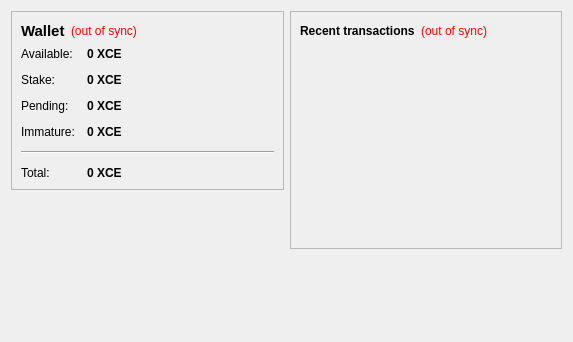
<?xml version="1.0" encoding="UTF-8"?>
<ui version="4.0">
 <class>OverviewPage</class>
 <widget class="QWidget" name="OverviewPage">
  <property name="geometry">
   <rect>
    <x>0</x>
    <y>0</y>
    <width>573</width>
    <height>342</height>
   </rect>
  </property>
  <property name="windowTitle">
   <string>Form</string>
  </property>
  <layout class="QHBoxLayout" name="horizontalLayout" stretch="1,1">
   <item>
    <layout class="QVBoxLayout" name="verticalLayout_2">
     <item>
      <widget class="QFrame" name="frame">
       <property name="frameShape">
        <enum>QFrame::StyledPanel</enum>
       </property>
       <property name="frameShadow">
        <enum>QFrame::Raised</enum>
       </property>
       <layout class="QVBoxLayout" name="verticalLayout_4">
        <item>
         <layout class="QHBoxLayout" name="horizontalLayout_4">
          <item>
           <widget class="QLabel" name="label_5">
            <property name="font">
             <font>
              <pointsize>11</pointsize>
              <weight>75</weight>
              <bold>true</bold>
             </font>
            </property>
            <property name="text">
             <string>Wallet</string>
            </property>
           </widget>
          </item>
          <item>
           <widget class="QLabel" name="labelWalletStatus">
            <property name="toolTip">
             <string>The displayed information may be out of date. Your wallet automatically synchronizes with the Cerium network after a connection is established, but this process has not completed yet.</string>
            </property>
            <property name="styleSheet">
             <string notr="true">QLabel { color: red; }</string>
            </property>
            <property name="text">
             <string notr="true">(out of sync)</string>
            </property>
            <property name="alignment">
             <set>Qt::AlignLeading|Qt::AlignLeft|Qt::AlignVCenter</set>
            </property>
           </widget>
          </item>
          <item>
           <spacer name="horizontalSpacer_2">
            <property name="orientation">
             <enum>Qt::Horizontal</enum>
            </property>
            <property name="sizeHint" stdset="0">
             <size>
              <width>40</width>
              <height>20</height>
             </size>
            </property>
           </spacer>
          </item>
         </layout>
        </item>
        <item>
         <layout class="QFormLayout" name="formLayout_2">
          <property name="fieldGrowthPolicy">
           <enum>QFormLayout::AllNonFixedFieldsGrow</enum>
          </property>
          <property name="horizontalSpacing">
           <number>12</number>
          </property>
          <property name="verticalSpacing">
           <number>12</number>
          </property>
          <item row="0" column="0">
           <widget class="QLabel" name="label">
            <property name="text">
             <string>Available:</string>
            </property>
           </widget>
          </item>
          <item row="0" column="1">
           <widget class="QLabel" name="labelBalance">
            <property name="font">
             <font>
              <weight>75</weight>
              <bold>true</bold>
             </font>
            </property>
            <property name="cursor">
             <cursorShape>IBeamCursor</cursorShape>
            </property>
            <property name="toolTip">
             <string>Your current spendable balance</string>
            </property>
            <property name="text">
             <string notr="true">0 XCE</string>
            </property>
            <property name="textInteractionFlags">
             <set>Qt::LinksAccessibleByMouse|Qt::TextSelectableByKeyboard|Qt::TextSelectableByMouse</set>
            </property>
           </widget>
          </item>
          <item row="1" column="0">
           <widget class="QLabel" name="label_6">
            <property name="text">
             <string>Stake:</string>
            </property>
           </widget>
          </item>
          <item row="1" column="1">
           <widget class="QLabel" name="labelStake">
            <property name="font">
             <font>
              <weight>75</weight>
              <bold>true</bold>
             </font>
            </property>
            <property name="cursor">
             <cursorShape>IBeamCursor</cursorShape>
            </property>
            <property name="toolTip">
             <string>Total of coins that was staked, and do not yet count toward the current balance</string>
            </property>
            <property name="text">
             <string notr="true">0 XCE</string>
            </property>
            <property name="textInteractionFlags">
             <set>Qt::LinksAccessibleByMouse|Qt::TextSelectableByKeyboard|Qt::TextSelectableByMouse</set>
            </property>
           </widget>
          </item>
          <item row="2" column="0">
           <widget class="QLabel" name="label_3">
            <property name="text">
             <string>Pending:</string>
            </property>
           </widget>
          </item>
          <item row="2" column="1">
           <widget class="QLabel" name="labelUnconfirmed">
            <property name="font">
             <font>
              <weight>75</weight>
              <bold>true</bold>
             </font>
            </property>
            <property name="cursor">
             <cursorShape>IBeamCursor</cursorShape>
            </property>
            <property name="toolTip">
             <string>Total of transactions that have yet to be confirmed, and do not yet count toward the current balance</string>
            </property>
            <property name="text">
             <string notr="true">0 XCE</string>
            </property>
            <property name="textInteractionFlags">
             <set>Qt::LinksAccessibleByMouse|Qt::TextSelectableByKeyboard|Qt::TextSelectableByMouse</set>
            </property>
           </widget>
          </item>
          <item row="3" column="0">
           <widget class="QLabel" name="labelImmatureText">
            <property name="text">
             <string>Immature:</string>
            </property>
           </widget>
          </item>
          <item row="3" column="1">
           <widget class="QLabel" name="labelImmature">
            <property name="font">
             <font>
              <weight>75</weight>
              <bold>true</bold>
             </font>
            </property>
            <property name="toolTip">
             <string>Mined balance that has not yet matured</string>
            </property>
            <property name="text">
             <string notr="true">0 XCE</string>
            </property>
            <property name="textInteractionFlags">
             <set>Qt::LinksAccessibleByMouse|Qt::TextSelectableByKeyboard|Qt::TextSelectableByMouse</set>
            </property>
           </widget>
          </item>
          <item row="4" column="0" colspan="2">
           <widget class="Line" name="line">
            <property name="orientation">
             <enum>Qt::Horizontal</enum>
            </property>
           </widget>
          </item>
          <item row="5" column="0">
           <widget class="QLabel" name="labelTotalText">
            <property name="text">
             <string>Total:</string>
            </property>
           </widget>
          </item>
          <item row="5" column="1">
           <widget class="QLabel" name="labelTotal">
            <property name="font">
             <font>
              <weight>75</weight>
              <bold>true</bold>
             </font>
            </property>
            <property name="cursor">
             <cursorShape>IBeamCursor</cursorShape>
            </property>
            <property name="toolTip">
             <string>Your current total balance</string>
            </property>
            <property name="text">
             <string notr="true">0 XCE</string>
            </property>
            <property name="textInteractionFlags">
             <set>Qt::LinksAccessibleByMouse|Qt::TextSelectableByKeyboard|Qt::TextSelectableByMouse</set>
            </property>
           </widget>
          </item>
         </layout>
        </item>
       </layout>
      </widget>
     </item>
     <item>
      <spacer name="verticalSpacer">
       <property name="orientation">
        <enum>Qt::Vertical</enum>
       </property>
       <property name="sizeHint" stdset="0">
        <size>
         <width>20</width>
         <height>40</height>
        </size>
       </property>
      </spacer>
     </item>
    </layout>
   </item>
   <item>
    <layout class="QVBoxLayout" name="verticalLayout_3">
     <item>
      <widget class="QFrame" name="frame_2">
       <property name="frameShape">
        <enum>QFrame::StyledPanel</enum>
       </property>
       <property name="frameShadow">
        <enum>QFrame::Raised</enum>
       </property>
       <layout class="QVBoxLayout" name="verticalLayout">
        <item>
         <layout class="QHBoxLayout" name="horizontalLayout_2">
          <item>
           <widget class="QLabel" name="label_4">
            <property name="text">
             <string>&lt;b&gt;Recent transactions&lt;/b&gt;</string>
            </property>
           </widget>
          </item>
          <item>
           <widget class="QLabel" name="labelTransactionsStatus">
            <property name="toolTip">
             <string>The displayed information may be out of date. Your wallet automatically synchronizes with the Cerium network after a connection is established, but this process has not completed yet.</string>
            </property>
            <property name="styleSheet">
             <string notr="true">QLabel { color: red; }</string>
            </property>
            <property name="text">
             <string notr="true">(out of sync)</string>
            </property>
            <property name="alignment">
             <set>Qt::AlignRight|Qt::AlignTrailing|Qt::AlignVCenter</set>
            </property>
           </widget>
          </item>
          <item>
           <spacer name="horizontalSpacer">
            <property name="orientation">
             <enum>Qt::Horizontal</enum>
            </property>
            <property name="sizeHint" stdset="0">
             <size>
              <width>40</width>
              <height>20</height>
             </size>
            </property>
           </spacer>
          </item>
         </layout>
        </item>
        <item>
         <widget class="QListView" name="listTransactions">
          <property name="styleSheet">
           <string notr="true">QListView { background: transparent; }</string>
          </property>
          <property name="frameShape">
           <enum>QFrame::NoFrame</enum>
          </property>
          <property name="verticalScrollBarPolicy">
           <enum>Qt::ScrollBarAlwaysOff</enum>
          </property>
          <property name="horizontalScrollBarPolicy">
           <enum>Qt::ScrollBarAlwaysOff</enum>
          </property>
          <property name="selectionMode">
           <enum>QAbstractItemView::NoSelection</enum>
          </property>
         </widget>
        </item>
       </layout>
      </widget>
     </item>
     <item>
      <spacer name="verticalSpacer_2">
       <property name="orientation">
        <enum>Qt::Vertical</enum>
       </property>
       <property name="sizeHint" stdset="0">
        <size>
         <width>20</width>
         <height>40</height>
        </size>
       </property>
      </spacer>
     </item>
    </layout>
   </item>
  </layout>
 </widget>
 <resources/>
 <connections/>
</ui>
